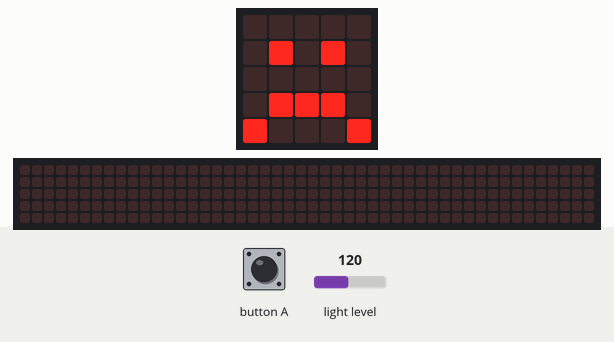
The program below on a simulated BBC micro:bit (MakeCode). On the bench: the board's 5×5 LED display, a strip that is not on the board, showing the scrolling text unrolled. Inputs (shaded band) come from the test bench; at power-on: light level 120. The 48×5 strip is a reading aid, not a part: it shows the text the display is scrolling, unrolled, one strip-width of it at a time.

Above: at 1.2 s.
1.3 s: button A pressed for 0.15 s
At 1.92 s:
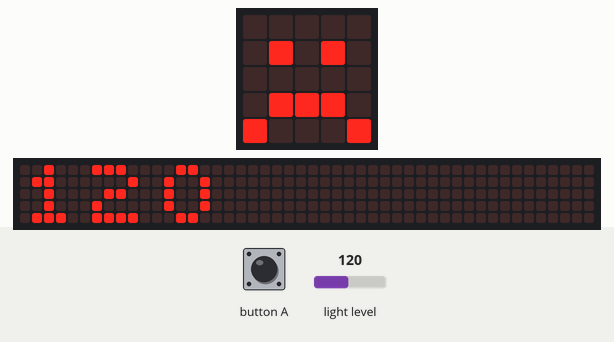
2.0 s: button A pressed for 0.15 s
At 2.21 s:
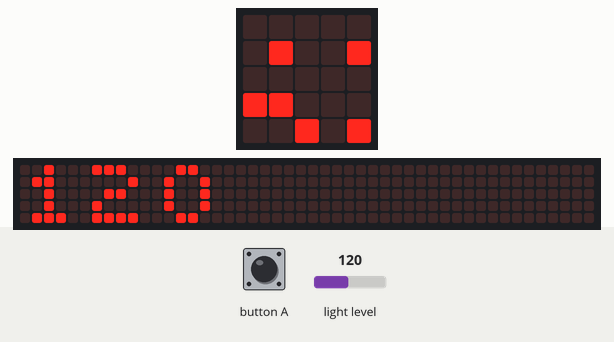
2.7 s: light level set to 5
At 6.0 s:
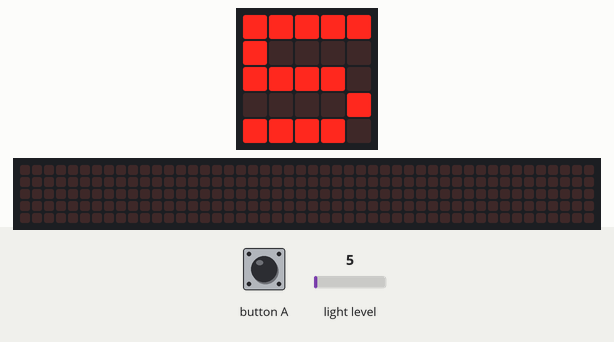
Timing chart, 0 to 7.5 s (numbered marks = the images above; inputs shaded):
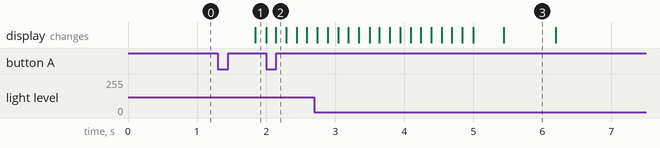

The program:

main.ts
```typescript
input.onButtonPressed(Button.A, function () {
    basic.showNumber(input.lightLevel())
})
basic.forever(function () {
    if (input.lightLevel() > 255) {
        basic.showIcon(IconNames.Happy)
    } else {
        basic.showIcon(IconNames.Sad)
    }
})
```

test.ts
```typescript
// aquí va el archivo "tests"; esto no se compilará cuando este paquete se utilice como una extensión.
```

Measured:
- after the input at 1.3 s, the display: changes after 0.54 s (image 1)
- after the input at 2.7 s, the display: first differs from a run without the input after 2.7 s (image 3)
- what the display in image 3 shows lasts 0.8 s, from 5.4 s to 6.2 s
